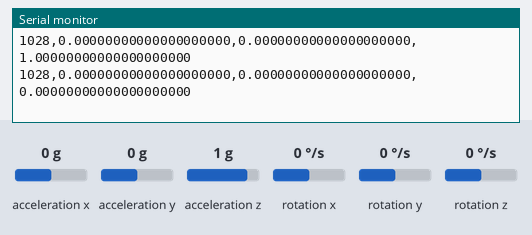
Simulated run of this sketch. Board: Arduino Uno, built with avr-gcc and run on an emulated ATmega328P. Shown: the last lines printed to the serial monitor. Inputs (shaded band) come from the test bench; at power-on: rotation x 0 °/s, acceleration x 0 g, rotation y 0 °/s, acceleration y 0 g, acceleration z 1 g, rotation z 0 °/s.

Above: at 1.2 s.
1.3 s: rotation x set to -192 °/s
At 1.31 s:
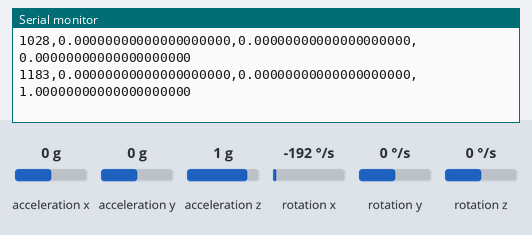
4.3 s: acceleration x set to -1.4 g
At 4.41 s:
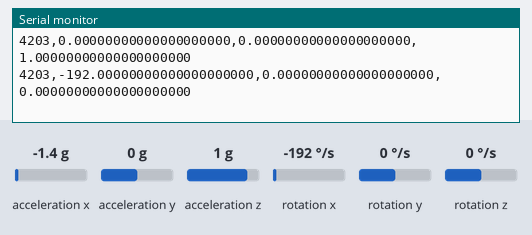
5.8 s: rotation y set to 100 °/s
At 5.85 s:
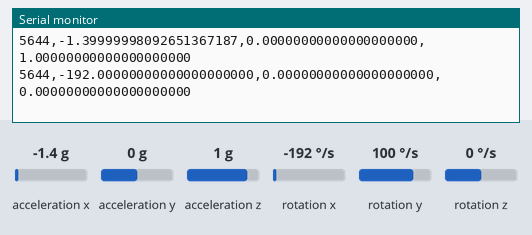
8.8 s: acceleration y set to -1.4 g
At 8.93 s:
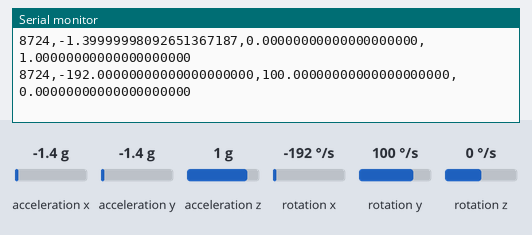
10.3 s: acceleration z set to -1.4 g
At 10.4 s:
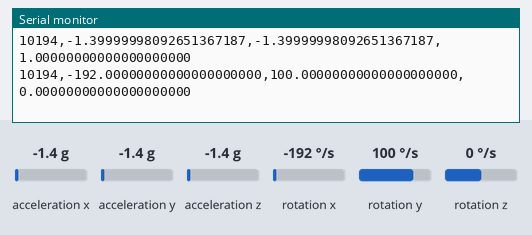
Timing chart, 0 to 12.8 s (numbered marks = the images above; inputs shaded):
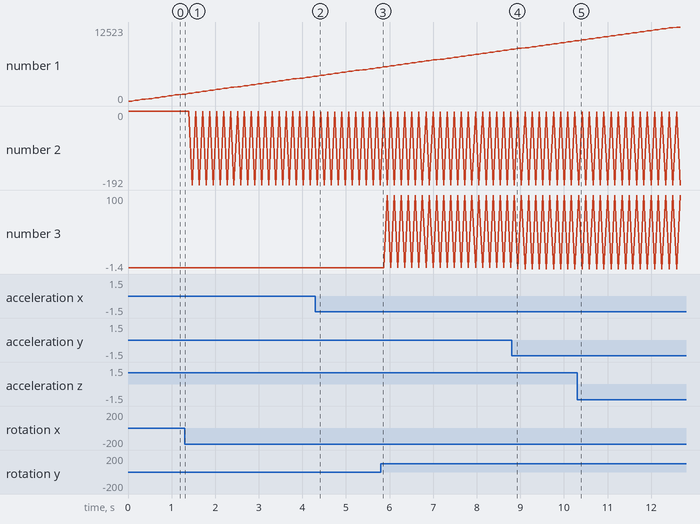

The sketch:

HighLevelExample.ino
```cpp
#include <LSM6DS3.h>

#include "LSM6DS3.h"
#include "Wire.h"

//Create a instance of class LSM6DS3
LSM6DS3 myIMU(I2C_MODE, 0x6A);    //I2C device address 0x6A

void setup() {
    Serial.begin(9600);

    while (!Serial);
    //Call .begin() to configure the IMUs
    if (myIMU.begin() != 0) {
        Serial.println("Device error");
    } else {
        Serial.println("Device OK!");
    }
}

void loop() {

    unsigned long timestamp = millis(); // Get the current time in milliseconds

    //Accelerometer
    Serial.print(timestamp);
    Serial.print(",");
    Serial.print(myIMU.readFloatAccelX(), 20);
    Serial.print(",");
    Serial.print(myIMU.readFloatAccelY(), 20);
    Serial.print(",");
    Serial.println(myIMU.readFloatAccelZ(), 20);

    //Gyroscope
    Serial.print(timestamp);
    Serial.print(",");
    Serial.print(myIMU.readFloatGyroX(), 20);
    Serial.print(",");
    Serial.print(myIMU.readFloatGyroY(), 20);
    Serial.print(",");
    Serial.println(myIMU.readFloatGyroZ(), 20);


    delay(10);
}
```

Measured:
- plotted number 1: 1183 → 4203 after the input at 1.3 s, 4203 → 5644 after the input at 4.3 s, 5644 → 8724 after the input at 5.8 s, 8724 → 10194 after the input at 8.8 s, 10194 → 12523 after the input at 10.3 s
